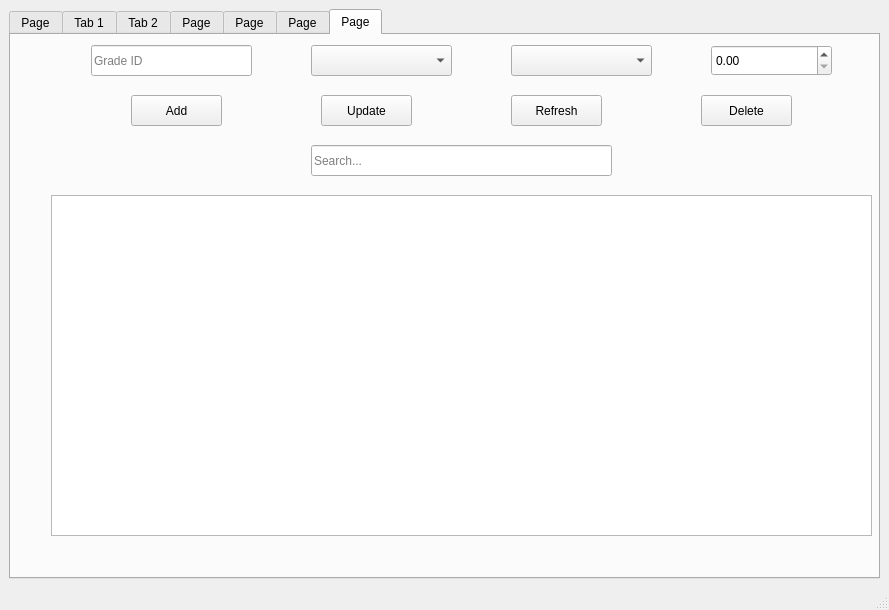
<?xml version="1.0" encoding="UTF-8"?>
<ui version="4.0">
 <class>MainWindow</class>
 <widget class="QMainWindow" name="MainWindow">
  <property name="geometry">
   <rect>
    <x>0</x>
    <y>0</y>
    <width>889</width>
    <height>610</height>
   </rect>
  </property>
  <property name="windowTitle">
   <string>Educational Database</string>
  </property>
  <widget class="QWidget" name="centralwidget">
   <layout class="QVBoxLayout" name="verticalLayout">
    <item>
     <widget class="QTabWidget" name="tabWidget">
      <property name="currentIndex">
       <number>6</number>
      </property>
      <widget class="QWidget" name="Persons">
       <attribute name="title">
        <string>Page</string>
       </attribute>
       <widget class="QLineEdit" name="personMelliEdit">
        <property name="geometry">
         <rect>
          <x>80</x>
          <y>10</y>
          <width>221</width>
          <height>31</height>
         </rect>
        </property>
       </widget>
       <widget class="QLineEdit" name="personFirstNameEdit">
        <property name="geometry">
         <rect>
          <x>350</x>
          <y>10</y>
          <width>211</width>
          <height>31</height>
         </rect>
        </property>
        <property name="text">
         <string/>
        </property>
       </widget>
       <widget class="QLineEdit" name="personFamilyEdit">
        <property name="geometry">
         <rect>
          <x>620</x>
          <y>10</y>
          <width>211</width>
          <height>31</height>
         </rect>
        </property>
       </widget>
       <widget class="QLineEdit" name="personAddressEdit">
        <property name="geometry">
         <rect>
          <x>80</x>
          <y>50</y>
          <width>751</width>
          <height>51</height>
         </rect>
        </property>
       </widget>
       <widget class="QLineEdit" name="personPostalCodeEdit">
        <property name="geometry">
         <rect>
          <x>100</x>
          <y>110</y>
          <width>281</width>
          <height>31</height>
         </rect>
        </property>
       </widget>
       <widget class="QLineEdit" name="personTelephoneEdit">
        <property name="geometry">
         <rect>
          <x>500</x>
          <y>110</y>
          <width>311</width>
          <height>31</height>
         </rect>
        </property>
       </widget>
       <widget class="QTableWidget" name="personsTable">
        <property name="geometry">
         <rect>
          <x>40</x>
          <y>260</y>
          <width>821</width>
          <height>231</height>
         </rect>
        </property>
       </widget>
       <widget class="QPushButton" name="deletePersonButton">
        <property name="geometry">
         <rect>
          <x>690</x>
          <y>160</y>
          <width>91</width>
          <height>31</height>
         </rect>
        </property>
        <property name="text">
         <string>Delete</string>
        </property>
       </widget>
       <widget class="QPushButton" name="addPersonButton">
        <property name="geometry">
         <rect>
          <x>130</x>
          <y>160</y>
          <width>91</width>
          <height>31</height>
         </rect>
        </property>
        <property name="text">
         <string>Add</string>
        </property>
       </widget>
       <widget class="QPushButton" name="refreshPersonsButton">
        <property name="geometry">
         <rect>
          <x>500</x>
          <y>160</y>
          <width>91</width>
          <height>31</height>
         </rect>
        </property>
        <property name="text">
         <string>Refresh</string>
        </property>
       </widget>
       <widget class="QPushButton" name="updatePersonButton">
        <property name="geometry">
         <rect>
          <x>310</x>
          <y>160</y>
          <width>91</width>
          <height>31</height>
         </rect>
        </property>
        <property name="text">
         <string>Update</string>
        </property>
       </widget>
       <widget class="QLineEdit" name="personsSearchEdit">
        <property name="geometry">
         <rect>
          <x>300</x>
          <y>210</y>
          <width>301</width>
          <height>31</height>
         </rect>
        </property>
        <property name="placeholderText">
         <string>Search...</string>
        </property>
       </widget>
      </widget>
      <widget class="QWidget" name="Students">
       <attribute name="title">
        <string>Tab 1</string>
       </attribute>
       <widget class="QTableWidget" name="studentsTable">
        <property name="geometry">
         <rect>
          <x>40</x>
          <y>160</y>
          <width>821</width>
          <height>331</height>
         </rect>
        </property>
       </widget>
       <widget class="QLineEdit" name="studentIdEdit">
        <property name="geometry">
         <rect>
          <x>80</x>
          <y>10</y>
          <width>221</width>
          <height>31</height>
         </rect>
        </property>
       </widget>
       <widget class="QLineEdit" name="nationalIdEdit">
        <property name="geometry">
         <rect>
          <x>380</x>
          <y>10</y>
          <width>261</width>
          <height>31</height>
         </rect>
        </property>
       </widget>
       <widget class="QSpinBox" name="entranceYearSpinBox">
        <property name="geometry">
         <rect>
          <x>720</x>
          <y>10</y>
          <width>101</width>
          <height>31</height>
         </rect>
        </property>
       </widget>
       <widget class="QPushButton" name="addStudentButton">
        <property name="geometry">
         <rect>
          <x>120</x>
          <y>60</y>
          <width>91</width>
          <height>31</height>
         </rect>
        </property>
        <property name="text">
         <string>Add</string>
        </property>
       </widget>
       <widget class="QPushButton" name="deleteStudentButton">
        <property name="geometry">
         <rect>
          <x>690</x>
          <y>60</y>
          <width>91</width>
          <height>31</height>
         </rect>
        </property>
        <property name="text">
         <string>Delete</string>
        </property>
       </widget>
       <widget class="QPushButton" name="refreshStudentsButton">
        <property name="geometry">
         <rect>
          <x>500</x>
          <y>60</y>
          <width>91</width>
          <height>31</height>
         </rect>
        </property>
        <property name="text">
         <string>Refresh</string>
        </property>
       </widget>
       <widget class="QPushButton" name="updateStudentButton">
        <property name="geometry">
         <rect>
          <x>310</x>
          <y>60</y>
          <width>91</width>
          <height>31</height>
         </rect>
        </property>
        <property name="text">
         <string>Update</string>
        </property>
       </widget>
       <widget class="QLineEdit" name="studentsSearchEdit">
        <property name="geometry">
         <rect>
          <x>300</x>
          <y>110</y>
          <width>301</width>
          <height>31</height>
         </rect>
        </property>
        <property name="placeholderText">
         <string>Search...</string>
        </property>
       </widget>
      </widget>
      <widget class="QWidget" name="DeletePage">
       <attribute name="title">
        <string>Tab 2</string>
       </attribute>
       <widget class="QLineEdit" name="teacherIdEdit">
        <property name="geometry">
         <rect>
          <x>80</x>
          <y>10</y>
          <width>221</width>
          <height>31</height>
         </rect>
        </property>
       </widget>
       <widget class="QLineEdit" name="teacherMelliEdit">
        <property name="geometry">
         <rect>
          <x>370</x>
          <y>10</y>
          <width>221</width>
          <height>31</height>
         </rect>
        </property>
       </widget>
       <widget class="QDateEdit" name="teacherHireDateEdit">
        <property name="geometry">
         <rect>
          <x>660</x>
          <y>10</y>
          <width>161</width>
          <height>31</height>
         </rect>
        </property>
       </widget>
       <widget class="QPushButton" name="deleteTeacherButton">
        <property name="geometry">
         <rect>
          <x>690</x>
          <y>60</y>
          <width>91</width>
          <height>31</height>
         </rect>
        </property>
        <property name="text">
         <string>Delete</string>
        </property>
       </widget>
       <widget class="QPushButton" name="addTeacherButton">
        <property name="geometry">
         <rect>
          <x>120</x>
          <y>60</y>
          <width>91</width>
          <height>31</height>
         </rect>
        </property>
        <property name="text">
         <string>Add</string>
        </property>
       </widget>
       <widget class="QPushButton" name="refreshTeachersButton">
        <property name="geometry">
         <rect>
          <x>500</x>
          <y>60</y>
          <width>91</width>
          <height>31</height>
         </rect>
        </property>
        <property name="text">
         <string>Refresh</string>
        </property>
       </widget>
       <widget class="QTableWidget" name="teachersTable">
        <property name="geometry">
         <rect>
          <x>40</x>
          <y>160</y>
          <width>821</width>
          <height>341</height>
         </rect>
        </property>
       </widget>
       <widget class="QPushButton" name="updateTeacherButton">
        <property name="geometry">
         <rect>
          <x>310</x>
          <y>60</y>
          <width>91</width>
          <height>31</height>
         </rect>
        </property>
        <property name="text">
         <string>Update</string>
        </property>
       </widget>
       <widget class="QLineEdit" name="teachersSearchEdit">
        <property name="geometry">
         <rect>
          <x>300</x>
          <y>110</y>
          <width>301</width>
          <height>31</height>
         </rect>
        </property>
        <property name="placeholderText">
         <string>Search...</string>
        </property>
       </widget>
      </widget>
      <widget class="QWidget" name="Courses">
       <attribute name="title">
        <string>Page</string>
       </attribute>
       <widget class="QLineEdit" name="courseIdEdit">
        <property name="geometry">
         <rect>
          <x>80</x>
          <y>10</y>
          <width>221</width>
          <height>31</height>
         </rect>
        </property>
       </widget>
       <widget class="QLineEdit" name="courseNameEdit">
        <property name="geometry">
         <rect>
          <x>410</x>
          <y>10</y>
          <width>221</width>
          <height>31</height>
         </rect>
        </property>
       </widget>
       <widget class="QSpinBox" name="courseCreditsSpinBox">
        <property name="geometry">
         <rect>
          <x>740</x>
          <y>10</y>
          <width>81</width>
          <height>31</height>
         </rect>
        </property>
       </widget>
       <widget class="QPushButton" name="addCourseButton">
        <property name="geometry">
         <rect>
          <x>120</x>
          <y>60</y>
          <width>91</width>
          <height>31</height>
         </rect>
        </property>
        <property name="text">
         <string>Add</string>
        </property>
       </widget>
       <widget class="QPushButton" name="deleteCourseButton">
        <property name="geometry">
         <rect>
          <x>690</x>
          <y>60</y>
          <width>91</width>
          <height>31</height>
         </rect>
        </property>
        <property name="text">
         <string>Delete</string>
        </property>
       </widget>
       <widget class="QPushButton" name="refreshCoursesButton">
        <property name="geometry">
         <rect>
          <x>500</x>
          <y>60</y>
          <width>91</width>
          <height>31</height>
         </rect>
        </property>
        <property name="text">
         <string>Refresh</string>
        </property>
       </widget>
       <widget class="QTableWidget" name="coursesTable">
        <property name="geometry">
         <rect>
          <x>40</x>
          <y>160</y>
          <width>821</width>
          <height>341</height>
         </rect>
        </property>
       </widget>
       <widget class="QPushButton" name="updateCourseButton">
        <property name="geometry">
         <rect>
          <x>310</x>
          <y>60</y>
          <width>91</width>
          <height>31</height>
         </rect>
        </property>
        <property name="text">
         <string>Update</string>
        </property>
       </widget>
       <widget class="QLineEdit" name="coursesSearchEdit">
        <property name="geometry">
         <rect>
          <x>300</x>
          <y>110</y>
          <width>301</width>
          <height>31</height>
         </rect>
        </property>
        <property name="placeholderText">
         <string>Search...</string>
        </property>
       </widget>
      </widget>
      <widget class="QWidget" name="Terms">
       <attribute name="title">
        <string>Page</string>
       </attribute>
       <widget class="QLineEdit" name="termIdEdit">
        <property name="geometry">
         <rect>
          <x>80</x>
          <y>10</y>
          <width>221</width>
          <height>31</height>
         </rect>
        </property>
        <property name="placeholderText">
         <string>Term ID</string>
        </property>
       </widget>
       <widget class="QLineEdit" name="termNameEdit">
        <property name="geometry">
         <rect>
          <x>400</x>
          <y>10</y>
          <width>221</width>
          <height>31</height>
         </rect>
        </property>
        <property name="placeholderText">
         <string>Term Name</string>
        </property>
       </widget>
       <widget class="QSpinBox" name="termYearSpinBox">
        <property name="geometry">
         <rect>
          <x>720</x>
          <y>10</y>
          <width>101</width>
          <height>31</height>
         </rect>
        </property>
       </widget>
       <widget class="QPushButton" name="deleteTermButton">
        <property name="geometry">
         <rect>
          <x>690</x>
          <y>60</y>
          <width>91</width>
          <height>31</height>
         </rect>
        </property>
        <property name="text">
         <string>Delete</string>
        </property>
       </widget>
       <widget class="QPushButton" name="addTermButton">
        <property name="geometry">
         <rect>
          <x>120</x>
          <y>60</y>
          <width>91</width>
          <height>31</height>
         </rect>
        </property>
        <property name="text">
         <string>Add</string>
        </property>
       </widget>
       <widget class="QPushButton" name="refreshTermsButton">
        <property name="geometry">
         <rect>
          <x>500</x>
          <y>60</y>
          <width>91</width>
          <height>31</height>
         </rect>
        </property>
        <property name="text">
         <string>Refresh</string>
        </property>
       </widget>
       <widget class="QTableWidget" name="termsTable">
        <property name="geometry">
         <rect>
          <x>40</x>
          <y>170</y>
          <width>821</width>
          <height>331</height>
         </rect>
        </property>
       </widget>
       <widget class="QPushButton" name="updateTermButton">
        <property name="geometry">
         <rect>
          <x>310</x>
          <y>60</y>
          <width>91</width>
          <height>31</height>
         </rect>
        </property>
        <property name="text">
         <string>Update</string>
        </property>
       </widget>
       <widget class="QLineEdit" name="termsSearchEdit">
        <property name="geometry">
         <rect>
          <x>300</x>
          <y>110</y>
          <width>301</width>
          <height>31</height>
         </rect>
        </property>
        <property name="placeholderText">
         <string>Search...</string>
        </property>
       </widget>
      </widget>
      <widget class="QWidget" name="TermCourses">
       <attribute name="title">
        <string>Page</string>
       </attribute>
       <widget class="QLineEdit" name="termCourseIdEdit">
        <property name="geometry">
         <rect>
          <x>80</x>
          <y>10</y>
          <width>171</width>
          <height>31</height>
         </rect>
        </property>
        <property name="placeholderText">
         <string>Term Course ID</string>
        </property>
       </widget>
       <widget class="QComboBox" name="termCourseTeacherComboBox">
        <property name="geometry">
         <rect>
          <x>680</x>
          <y>10</y>
          <width>141</width>
          <height>31</height>
         </rect>
        </property>
        <property name="placeholderText">
         <string>Teacher</string>
        </property>
       </widget>
       <widget class="QComboBox" name="termCourseCourseComboBox">
        <property name="geometry">
         <rect>
          <x>490</x>
          <y>10</y>
          <width>141</width>
          <height>31</height>
         </rect>
        </property>
        <property name="placeholderText">
         <string>Course</string>
        </property>
       </widget>
       <widget class="QComboBox" name="termCourseTermComboBox">
        <property name="geometry">
         <rect>
          <x>300</x>
          <y>10</y>
          <width>141</width>
          <height>31</height>
         </rect>
        </property>
        <property name="placeholderText">
         <string>Term</string>
        </property>
       </widget>
       <widget class="QPushButton" name="deleteTermCourseButton">
        <property name="geometry">
         <rect>
          <x>690</x>
          <y>60</y>
          <width>91</width>
          <height>31</height>
         </rect>
        </property>
        <property name="text">
         <string>Delete</string>
        </property>
       </widget>
       <widget class="QPushButton" name="addTermCourseButton">
        <property name="geometry">
         <rect>
          <x>120</x>
          <y>60</y>
          <width>91</width>
          <height>31</height>
         </rect>
        </property>
        <property name="text">
         <string>Add</string>
        </property>
       </widget>
       <widget class="QPushButton" name="refreshTermCoursesButton">
        <property name="geometry">
         <rect>
          <x>500</x>
          <y>60</y>
          <width>91</width>
          <height>31</height>
         </rect>
        </property>
        <property name="text">
         <string>Refresh</string>
        </property>
       </widget>
       <widget class="QTableWidget" name="termCoursesTable">
        <property name="geometry">
         <rect>
          <x>40</x>
          <y>170</y>
          <width>821</width>
          <height>331</height>
         </rect>
        </property>
       </widget>
       <widget class="QPushButton" name="updateTermCourseButton">
        <property name="geometry">
         <rect>
          <x>310</x>
          <y>60</y>
          <width>91</width>
          <height>31</height>
         </rect>
        </property>
        <property name="text">
         <string>Update</string>
        </property>
       </widget>
       <widget class="QLineEdit" name="termCoursesSearchEdit">
        <property name="geometry">
         <rect>
          <x>300</x>
          <y>110</y>
          <width>301</width>
          <height>31</height>
         </rect>
        </property>
        <property name="placeholderText">
         <string>Search...</string>
        </property>
       </widget>
      </widget>
      <widget class="QWidget" name="Grades">
       <attribute name="title">
        <string>Page</string>
       </attribute>
       <widget class="QLineEdit" name="gradeIdEdit">
        <property name="geometry">
         <rect>
          <x>80</x>
          <y>10</y>
          <width>161</width>
          <height>31</height>
         </rect>
        </property>
        <property name="placeholderText">
         <string>Grade ID</string>
        </property>
       </widget>
       <widget class="QComboBox" name="gradeStudentComboBox">
        <property name="geometry">
         <rect>
          <x>300</x>
          <y>10</y>
          <width>141</width>
          <height>31</height>
         </rect>
        </property>
        <property name="placeholderText">
         <string>Student</string>
        </property>
       </widget>
       <widget class="QComboBox" name="gradeTermCourseComboBox">
        <property name="geometry">
         <rect>
          <x>500</x>
          <y>10</y>
          <width>141</width>
          <height>31</height>
         </rect>
        </property>
        <property name="placeholderText">
         <string>Term Course</string>
        </property>
       </widget>
       <widget class="QDoubleSpinBox" name="gradeValueDoubleSpinBox">
        <property name="geometry">
         <rect>
          <x>700</x>
          <y>10</y>
          <width>121</width>
          <height>31</height>
         </rect>
        </property>
       </widget>
       <widget class="QPushButton" name="deleteGradeButton">
        <property name="geometry">
         <rect>
          <x>690</x>
          <y>60</y>
          <width>91</width>
          <height>31</height>
         </rect>
        </property>
        <property name="text">
         <string>Delete</string>
        </property>
       </widget>
       <widget class="QPushButton" name="addGradeButton">
        <property name="geometry">
         <rect>
          <x>120</x>
          <y>60</y>
          <width>91</width>
          <height>31</height>
         </rect>
        </property>
        <property name="text">
         <string>Add</string>
        </property>
       </widget>
       <widget class="QPushButton" name="refreshGradesButton">
        <property name="geometry">
         <rect>
          <x>500</x>
          <y>60</y>
          <width>91</width>
          <height>31</height>
         </rect>
        </property>
        <property name="text">
         <string>Refresh</string>
        </property>
       </widget>
       <widget class="QTableWidget" name="gradesTable">
        <property name="geometry">
         <rect>
          <x>40</x>
          <y>160</y>
          <width>821</width>
          <height>341</height>
         </rect>
        </property>
       </widget>
       <widget class="QPushButton" name="updateGradeButton">
        <property name="geometry">
         <rect>
          <x>310</x>
          <y>60</y>
          <width>91</width>
          <height>31</height>
         </rect>
        </property>
        <property name="text">
         <string>Update</string>
        </property>
       </widget>
       <widget class="QLineEdit" name="gradesSearchEdit">
        <property name="geometry">
         <rect>
          <x>300</x>
          <y>110</y>
          <width>301</width>
          <height>31</height>
         </rect>
        </property>
        <property name="placeholderText">
         <string>Search...</string>
        </property>
       </widget>
      </widget>
     </widget>
    </item>
   </layout>
  </widget>
  <widget class="QMenuBar" name="menubar">
   <property name="geometry">
    <rect>
     <x>0</x>
     <y>0</y>
     <width>889</width>
     <height>26</height>
    </rect>
   </property>
  </widget>
  <widget class="QStatusBar" name="statusbar"/>
 </widget>
 <resources/>
 <connections/>
</ui>
